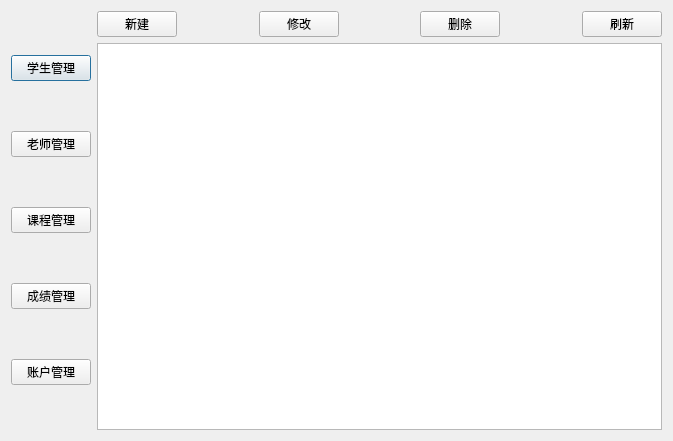
<?xml version="1.0" encoding="UTF-8"?>
<ui version="4.0">
 <class>admin</class>
 <widget class="QDialog" name="admin">
  <property name="geometry">
   <rect>
    <x>0</x>
    <y>0</y>
    <width>673</width>
    <height>441</height>
   </rect>
  </property>
  <property name="windowTitle">
   <string>Dialog</string>
  </property>
  <layout class="QGridLayout" name="gridLayout">
   <item row="0" column="0">
    <layout class="QGridLayout" name="gridLayout_2">
     <item row="0" column="0" rowspan="2">
      <layout class="QVBoxLayout" name="verticalLayout">
       <item>
        <widget class="QPushButton" name="student">
         <property name="text">
          <string>学生管理</string>
         </property>
        </widget>
       </item>
       <item>
        <widget class="QPushButton" name="teacher">
         <property name="text">
          <string>老师管理</string>
         </property>
        </widget>
       </item>
       <item>
        <widget class="QPushButton" name="course">
         <property name="text">
          <string>课程管理</string>
         </property>
        </widget>
       </item>
       <item>
        <widget class="QPushButton" name="score">
         <property name="text">
          <string>成绩管理</string>
         </property>
        </widget>
       </item>
       <item>
        <widget class="QPushButton" name="account">
         <property name="text">
          <string>账户管理</string>
         </property>
        </widget>
       </item>
      </layout>
     </item>
     <item row="0" column="1">
      <layout class="QHBoxLayout" name="horizontalLayout">
       <item>
        <widget class="QPushButton" name="create">
         <property name="text">
          <string>新建</string>
         </property>
        </widget>
       </item>
       <item>
        <spacer name="horizontalSpacer">
         <property name="orientation">
          <enum>Qt::Orientation::Horizontal</enum>
         </property>
         <property name="sizeHint" stdset="0">
          <size>
           <width>40</width>
           <height>20</height>
          </size>
         </property>
        </spacer>
       </item>
       <item>
        <widget class="QPushButton" name="modify">
         <property name="text">
          <string>修改</string>
         </property>
        </widget>
       </item>
       <item>
        <spacer name="horizontalSpacer_2">
         <property name="orientation">
          <enum>Qt::Orientation::Horizontal</enum>
         </property>
         <property name="sizeHint" stdset="0">
          <size>
           <width>40</width>
           <height>20</height>
          </size>
         </property>
        </spacer>
       </item>
       <item>
        <widget class="QPushButton" name="delete_2">
         <property name="text">
          <string>删除</string>
         </property>
        </widget>
       </item>
       <item>
        <spacer name="horizontalSpacer_3">
         <property name="orientation">
          <enum>Qt::Orientation::Horizontal</enum>
         </property>
         <property name="sizeHint" stdset="0">
          <size>
           <width>40</width>
           <height>20</height>
          </size>
         </property>
        </spacer>
       </item>
       <item>
        <widget class="QPushButton" name="refresh">
         <property name="text">
          <string>刷新</string>
         </property>
        </widget>
       </item>
      </layout>
     </item>
     <item row="1" column="1">
      <widget class="QTableView" name="tableView">
       <property name="styleSheet">
        <string notr="true">/* 表格整体：设置网格线颜色，让表格更清晰 */
QTableView {
    gridline-color: #E5E5E5;
    outline: none; /* 去掉点击时的虚线框 */
}

/* 表头：设置背景色和文字色，更美观 */
QHeaderView::section {
    background-color: #F5F5F5;
    color: #333333;
    padding: 6px;
    border: 1px solid #E0E0E0;
    font-weight: bold;
}

/* 【核心】选中行：设置背景色和文字色，整行高亮 */
QTableView::item:selected {
    background-color: #0078D4; /* 亮蓝色背景，你可以改成 #2196F3 或 #107C10 */
    color: #FFFFFF;             /* 白色文字，和背景形成强烈对比 */
}

/* 【补充】即使窗口失去焦点，选中行也保持高亮，不会变灰 */
QTableView::item:selected:!active {
    background-color: #0078D4;
    color: #FFFFFF;
}</string>
       </property>
       <property name="selectionMode">
        <enum>QAbstractItemView::SelectionMode::SingleSelection</enum>
       </property>
       <property name="selectionBehavior">
        <enum>QAbstractItemView::SelectionBehavior::SelectRows</enum>
       </property>
      </widget>
     </item>
    </layout>
   </item>
  </layout>
 </widget>
 <resources/>
 <connections/>
</ui>
